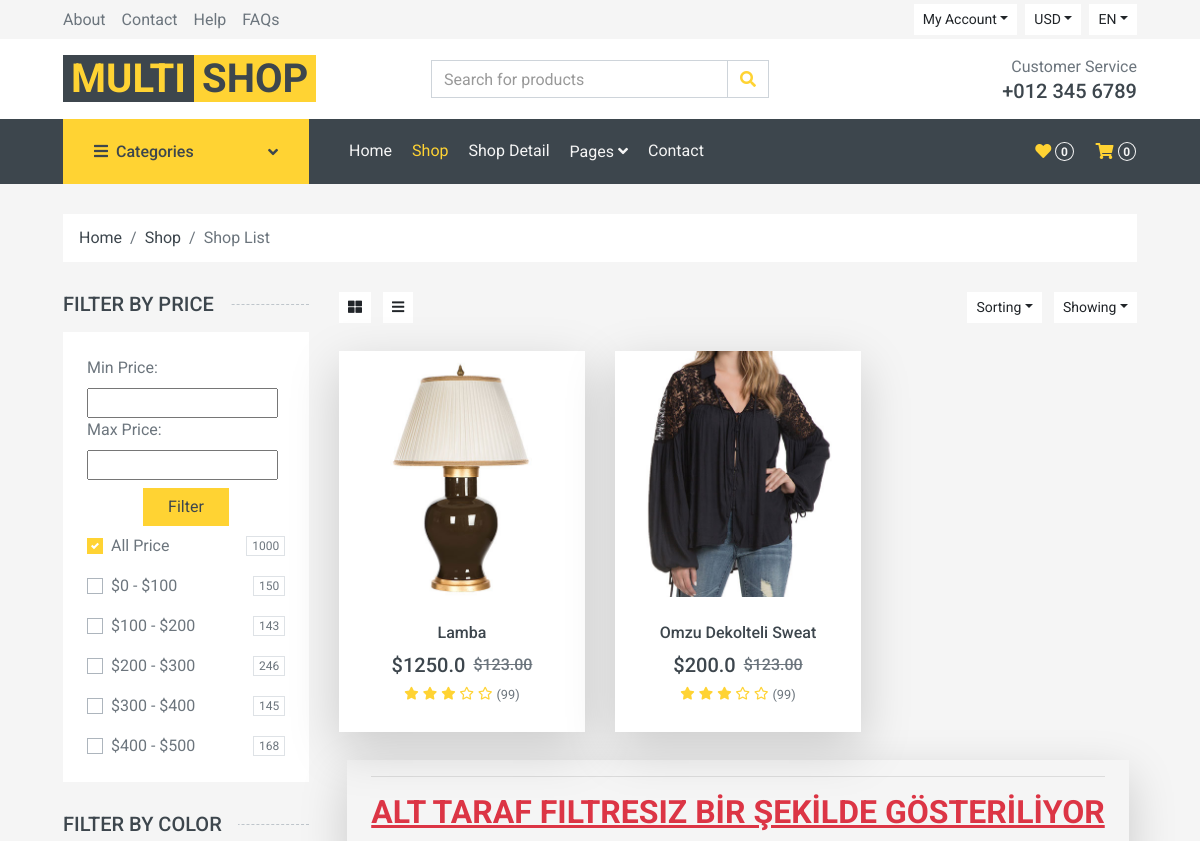
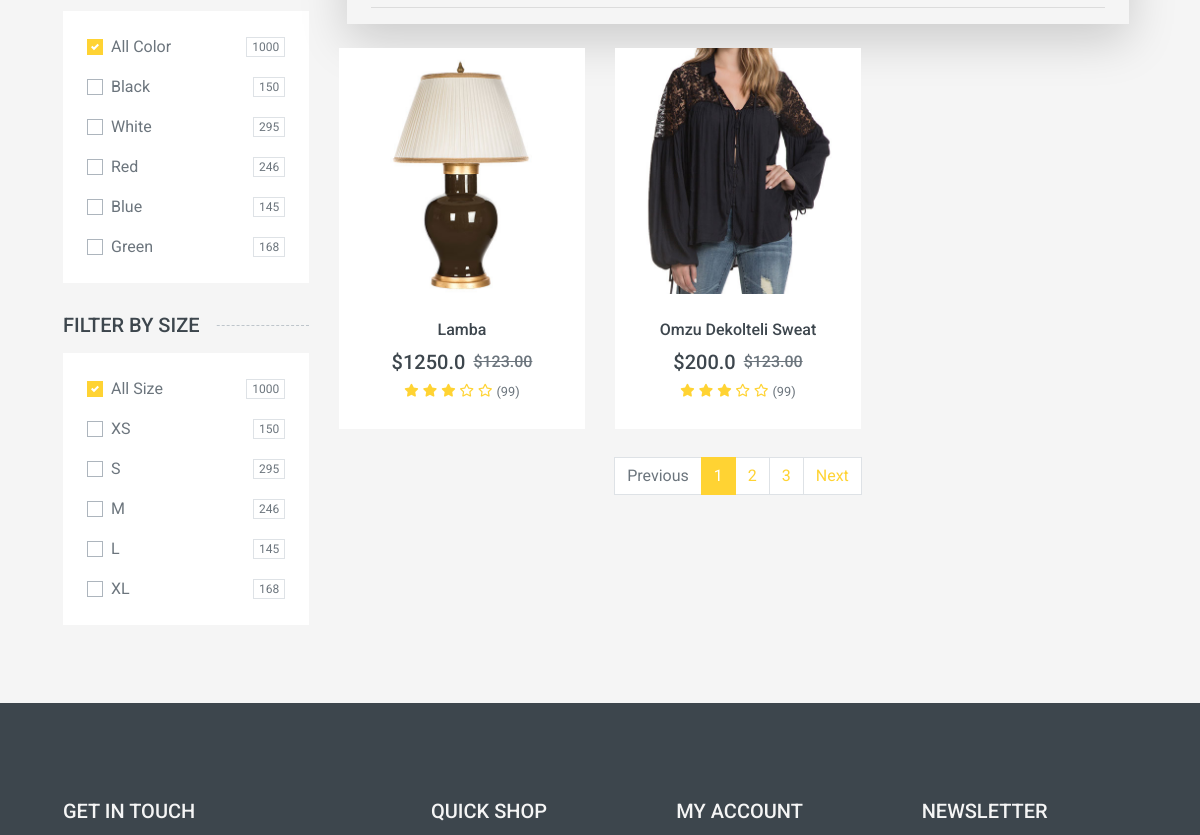
The page /shop (upper part) on the database as committed earlier (2 pictures, top to bottom).
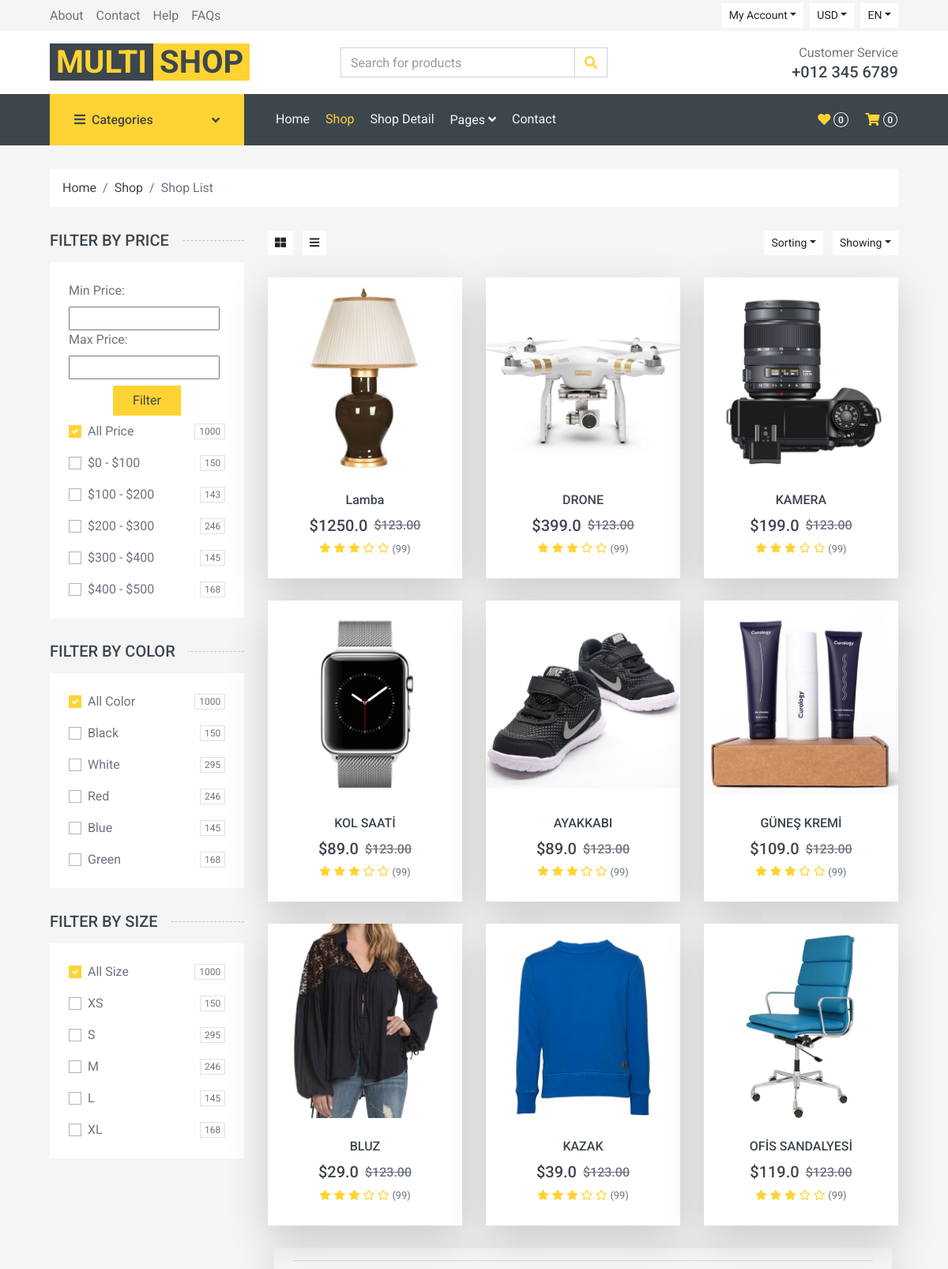
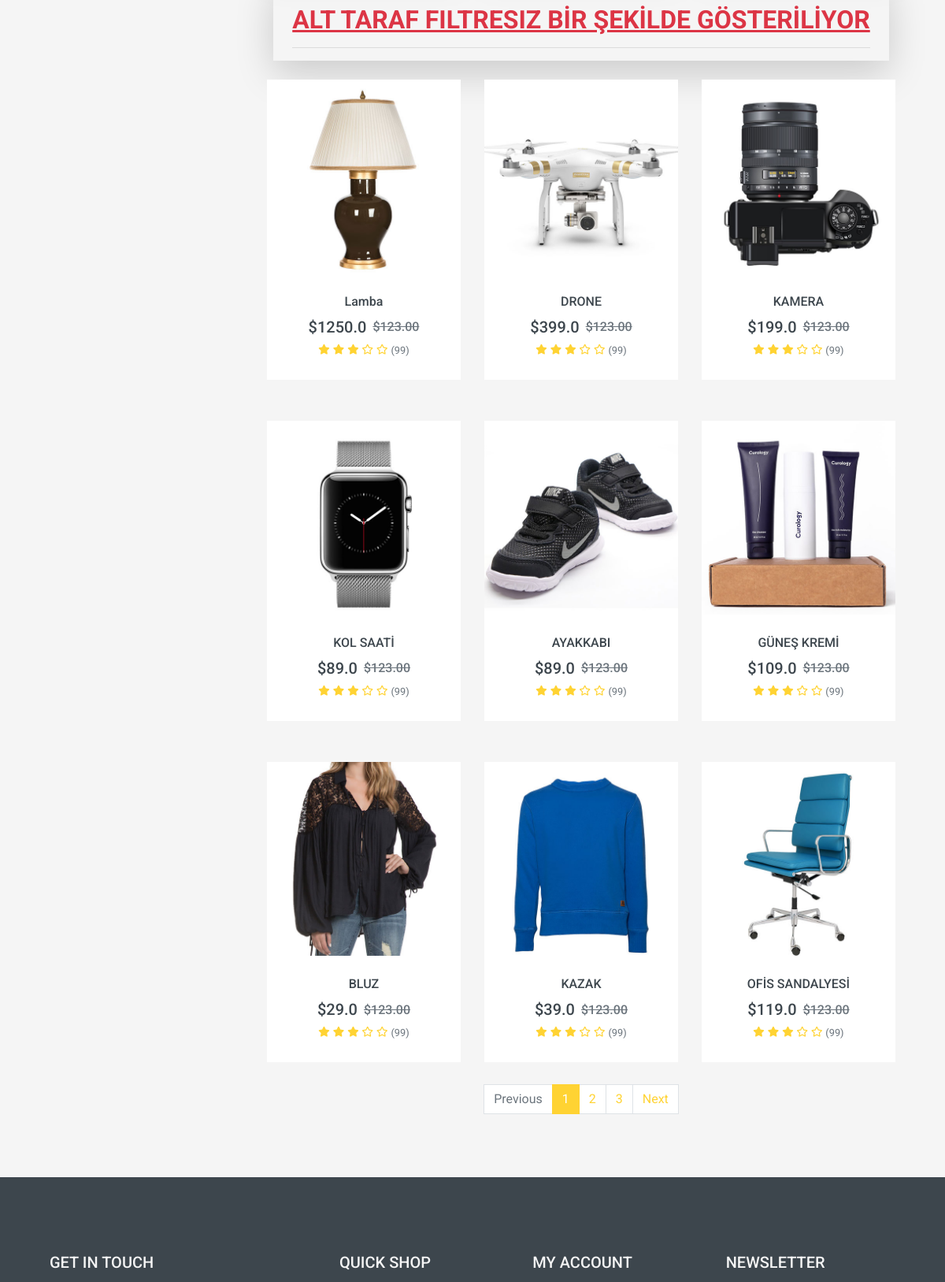
The same page on the database as committed later (2 pictures, top to bottom).
### product/models.py (models this page shows, shortened)
class Product(models.Model):
    STATUS = (('True', 'Evet'),
            ('False', 'Hayir'), )
    category = models.ForeignKey(Category, on_delete=models.CASCADE) #many to one relation with Category
    title = models.CharField(max_length=150)
    keywords = models.CharField(max_length=255)
    description = models.TextField(max_length=255)
    image = models.ImageField(blank=True, upload_to='images/')
    price= models.FloatField()
    amount = models.IntegerField(default=0)
    detail = models.TextField()
    status = models.CharField(max_length=10,choices=STATUS)
    slug = models.SlugField(null=False, unique=True)
    create_at = models.DateTimeField(auto_now_add=True)
    update_at = models.DateTimeField(auto_now=True)
    def category_tag(self):
        return self.category
    category_tag.short_description = "Kategori"
    def image_tag(self):
        return mark_safe('<img src="{}" height="50"/>'.format(self.image.url))
    image_tag.short_description = 'Image'

### home/views.py (the view)
# urls.py: path("shop", views.shop, name="shop"),
def shop(request):
    urunler = Product.objects.all()
    min_price = request.GET.get('min_price', 0)
    max_price = request.GET.get('max_price', float('inf'))
    if min_price == "" or max_price == "":
        return render(request, 'shop.html')
    else:
        products = Product.objects.filter(price__range=(min_price, max_price))
    context = {'page': 'shop',
               'products': products,
               'urunler': urunler,}
    return render(request, 'shop.html', context)

### home/templates/shop.html (shortened to what the changed rows need)
{% extends 'homebase.html' %}
{% load static %}
{% block body %}
    <div class="container-fluid">
        <div class="row px-xl-5">
            <div class="col-lg-9 col-md-8">
                <div class="row pb-3">
                    {% for product in products %}
                    <div class="col-lg-4 col-md-6 col-sm-6 pb-1">
                        <div class="product-item bg-light mb-4 shadow-lg">
                            <div class="product-img position-relative overflow-hidden">
                                <img class="img-fluid w-100" src="{{product.image.url}}" alt="">
                                <div class="product-action">
                                </div>
                            </div>
                            <div class="text-center py-4">
                                <a class="h6 text-decoration-none text-truncate" href="">{{product.title}}</a>
                                <div class="d-flex align-items-center justify-content-center mt-2">
                                    <h5>${{product.price}}</h5><h6 class="text-muted ml-2"><del>$123.00</del></h6>
                                </div>
                                <div class="d-flex align-items-center justify-content-center mb-1">
                                    <small class="fa fa-star text-primary mr-1"></small>
                                    <small class="fa fa-star text-primary mr-1"></small>
                                    <small class="fa fa-star text-primary mr-1"></small>
                                    <small class="far fa-star text-primary mr-1"></small>
                                    <small class="far fa-star text-primary mr-1"></small>
                                    <small>(99)</small>
                                </div>
                            </div>
                        </div>
                    </div>
                    {% endfor %}
                    <div class="m-auto shadow-lg px-4">
                        <h2 class="text-center text-danger"><u>ALT TARAF FILTRESIZ BİR ŞEKİLDE GÖSTERİLİYOR</u></h2>
                    </div>
                    {% for urun in urunler %}
                    <div class="col-lg-4 col-md-6 col-sm-6 pb-1 mt-4">
                        <div class="product-item bg-light mb-4">
                            <div class="product-img position-relative overflow-hidden">
                                <img class="img-fluid w-100" src="{{urun.image.url}}" alt="">
                                <div class="product-action">
                                </div>
                            </div>
                            <div class="text-center py-4">
                                <a class="h6 text-decoration-none text-truncate" href="">{{urun.title}}</a>
                                <div class="d-flex align-items-center justify-content-center mt-2">
                                    <h5>${{urun.price}}</h5><h6 class="text-muted ml-2"><del>$123.00</del></h6>
                                </div>
                                <div class="d-flex align-items-center justify-content-center mb-1">
                                    <small class="fa fa-star text-primary mr-1"></small>
                                    <small class="fa fa-star text-primary mr-1"></small>
                                    <small class="fa fa-star text-primary mr-1"></small>
                                    <small class="far fa-star text-primary mr-1"></small>
                                    <small class="far fa-star text-primary mr-1"></small>
                                    <small>(99)</small>
                                </div>
                            </div>
                        </div>
                    </div>
                    {% endfor %}
                </div>
            </div>
        </div>
    </div>
{% endblock  %}

Rows that differ between the two databases and show on the page:
removed Product: image (picture), title "Omzu Dekolteli Sweat", price "200.0"
added Product: image (picture), title "DRONE", price "399.0"
added Product: image (picture), title "KAMERA", price "199.0"
added Product: image (picture), title "KOL SAATİ", price "89.0"
added Product: image (picture), title "AYAKKABI", price "89.0"
added Product: image (picture), title "GÜNEŞ KREMİ", price "109.0"
added Product: image (picture), title "BLUZ", price "29.0"
added Product: image (picture), title "KAZAK", price "39.0"
added Product: image (picture), title "OFİS SANDALYESİ", price "119.0"
